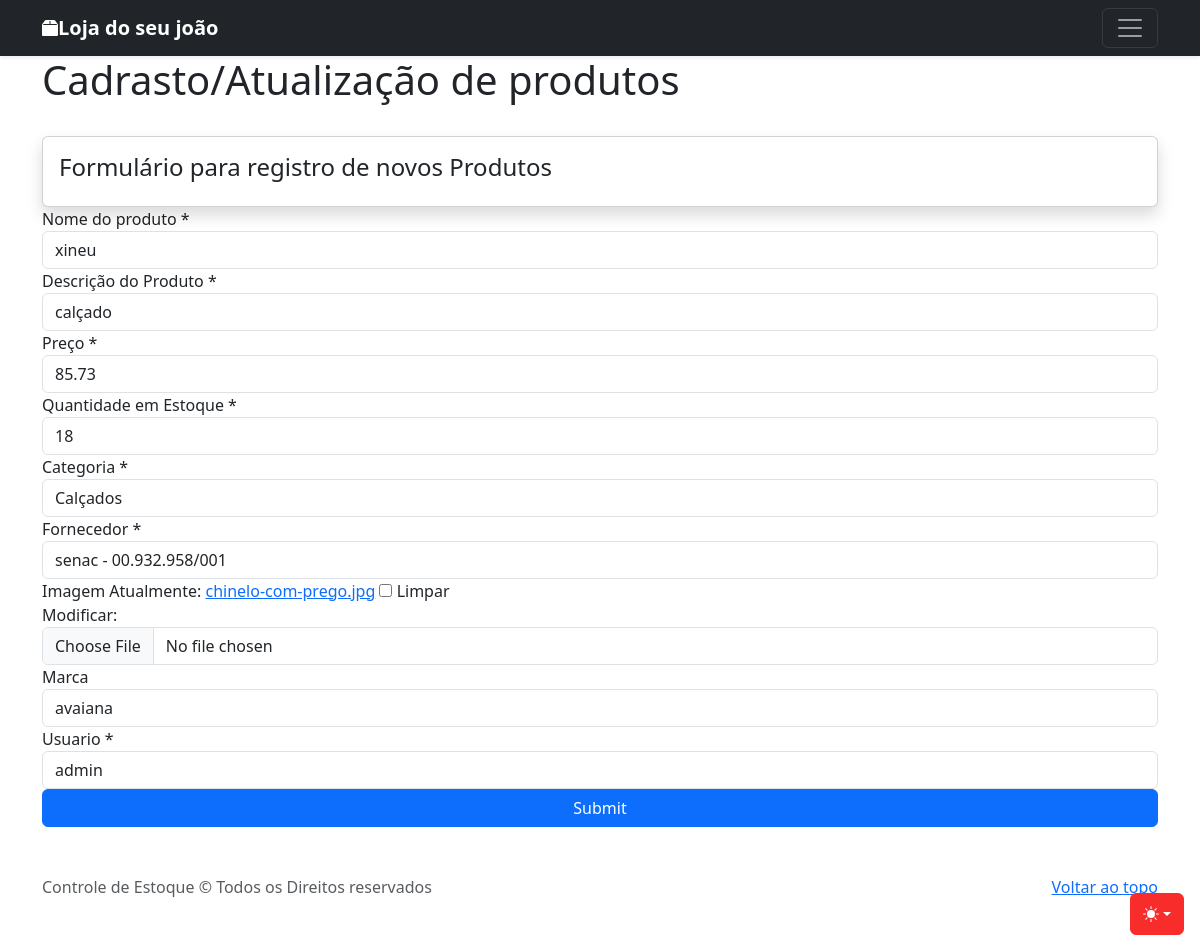
The app's page /produto/2/update/ with its own data.
### produtos/models.py (models this page shows, shortened)
class Produto(models.Model):
    nome = models.CharField(verbose_name='nome do produto', max_length=50, blank=False, null=False )
    descricao=models.CharField(verbose_name='Descrição do Produto', max_length=200)
    preco = models.DecimalField(verbose_name='Preço',  max_digits=10, decimal_places=2, blank=False, null=False)
    quantidadeEstoque=models.PositiveIntegerField(verbose_name='Quantidade em Estoque', default=0 )
    categoria = models.ForeignKey(Categoria, on_delete=models.PROTECT )
    fornecedor= models.ForeignKey(Fornecedor, on_delete=models.PROTECT )
    usuario = models.ForeignKey(User, on_delete=models.SET_NULL, null=True)
    imagem = models.ImageField(null=True, blank=True, default='/images/placeholder.png')
    marca = models.CharField(max_length=200, null=True, blank=True)
    avaliacao = models.DecimalField(max_digits=10,decimal_places=2, null=True, blank=True)
    criadoEm = models.DateTimeField(auto_now_add=True)
    class Meta:
        verbose_name= 'Produto'
        verbose_name_plural = 'Produtos'
        db_table = 'produto'

### produtos/views.py (the view)
# urls.py: path('produto/<int:pk>/update/', ProdutoUpadateView.as_view(), name='produto-update'),
class ProdutoUpadateView(UpdateView):
    model = Produto
    fields = ['nome', 'descricao', 'preco', 'quantidadeEstoque','categoria','fornecedor', 'imagem', 'marca', 'usuario']
    template_name = 'produtos/produto_create_update.html'
    success_url = reverse_lazy('produtos-lista')

### produtos/models.py (called while the page is built)
    def __str__(self):
        return self.nome

    def __str__(self):
        return (f' {self.nome} - {self.cnpj}')

### templates/produtos/produto_create_update.html (shortened to what this page needs)
{% extends 'base.html' %}
{% load widget_tweaks %}
{% block conteudo %}
<div class="container">
    <div class="d-sm-flex align-items-center justify-content-between mb-4">
        <h1> Cadrasto/Atualização de produtos</h1>
    </div>
    <div class="card shadow mp-4">
        <div class="card-body py-3">
            <h4>Formulário para registro de novos Produtos</h4>
        </div>
    </div>
    <form action="" method="post">
        {% for field in form%}
        <label>{{field.label}} {%if field.field.required%} * {%endif%}</label>
        {% render_field field class="form-control" %}
        {% endfor%}
        <input type="submit" class="btn btn-primary w-100" />
    </form>
</div>
{% endblock conteudo %}

### records on screen
Produto: nome "xineu" "calçado" "85.73" "18" "Calçados" "senac - 00.932.958/001" "avaiana" "admin"

### other values on screen
{{ field.label }} "Nome do produto" "Descrição do Produto" "Preço" "Quantidade em Estoque" "Categoria" "Fornecedor" "Imagem" "Marca" "Usuario"
